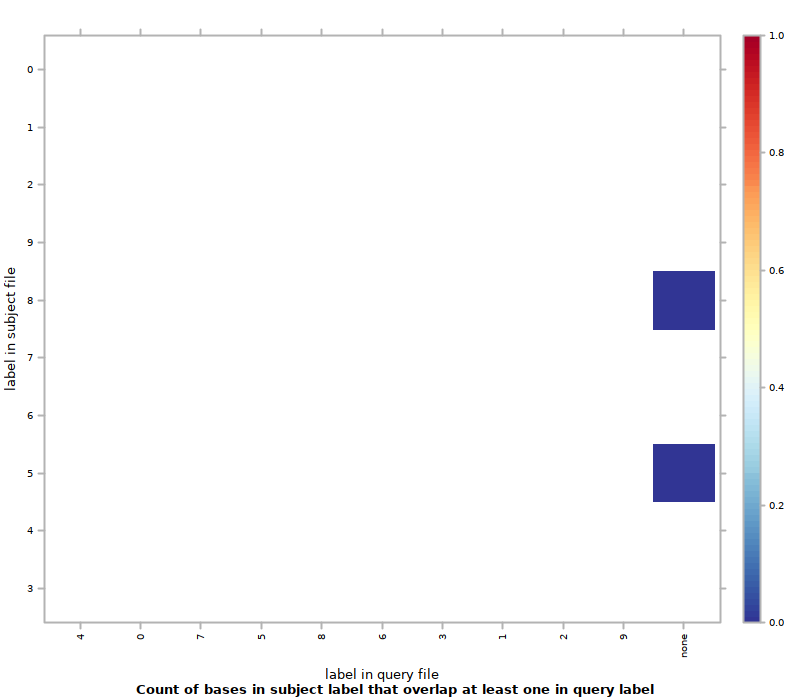

Write R code to recreate this figure.
#!/usr/bin/env Rscript
## transcript produced by Segtools 1.1.14

segtools.r.dirname <-
  system2("python",
          c("-c", "'import segtools; print segtools.get_r_dirname()'"),
          stdout = TRUE)

source(file.path(segtools.r.dirname, 'common.R'))
source(file.path(segtools.r.dirname, 'overlap.R'))
save.overlap.performance('./K5seq2bp100bp/overlap-ordered', 'overlap.performance', './K5seq2bp100bp/overlap-ordered/overlap.tab', row.normalize = 'FALSE', mnemonic_file = './K5seq2bp100bp/overlap-direct/mnemonics1_new.txt', clobber = FALSE, col_mnemonic_file = './K5seq2bp100bp/overlap-direct/mnemonics2_new.txt')
save.overlap.heatmap('./K5seq2bp100bp/overlap-ordered', 'overlap', './K5seq2bp100bp/overlap-ordered/overlap.tab', clobber = FALSE, col_mnemonic_file = './K5seq2bp100bp/overlap-direct/mnemonics2_new.txt', cluster = FALSE, max_contrast = FALSE, row.normalize = 'FALSE', mnemonic_file = './K5seq2bp100bp/overlap-direct/mnemonics1_new.txt')
